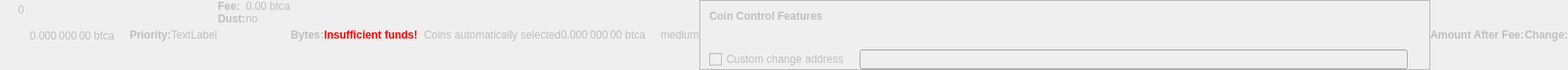
    <widget class="QWidget" name="dummyHideWidget" native="true">
     <property name="enabled">
      <bool>false</bool>
     </property>
     <property name="maximumSize">
      <size>
       <width>100</width>
       <height>22</height>
      </size>
     </property>
     <layout class="QHBoxLayout" name="dummyHideLayout">
      <property name="spacing">
       <number>0</number>
      </property>
      <property name="leftMargin">
       <number>0</number>
      </property>
      <property name="topMargin">
       <number>0</number>
      </property>
      <property name="rightMargin">
       <number>0</number>
      </property>
      <property name="bottomMargin">
       <number>0</number>
      </property>
      <item>
       <layout class="QFormLayout" name="formLayoutCoinControl1">
        <property name="horizontalSpacing">
         <number>10</number>
        </property>
        <property name="verticalSpacing">
         <number>14</number>
        </property>
        <property name="leftMargin">
         <number>10</number>
        </property>
        <property name="topMargin">
         <number>4</number>
        </property>
        <property name="rightMargin">
         <number>6</number>
        </property>
        <item row="0" column="1">
         <widget class="QLabel" name="labelCoinControlBytes">
          <property name="cursor">
           <cursorShape>IBeamCursor</cursorShape>
          </property>
          <property name="contextMenuPolicy">
           <enum>Qt::ActionsContextMenu</enum>
          </property>
          <property name="text">
           <string notr="true">0</string>
          </property>
          <property name="textInteractionFlags">
           <set>Qt::LinksAccessibleByMouse|Qt::TextSelectableByKeyboard|Qt::TextSelectableByMouse</set>
          </property>
         </widget>
        </item>
       </layout>
      </item>
      <item>
       <widget class="QLabel" name="labelCoinControlAfterFee">
        <property name="enabled">
         <bool>false</bool>
        </property>
        <property name="sizePolicy">
         <sizepolicy hsizetype="Fixed" vsizetype="Fixed">
          <horstretch>0</horstretch>
          <verstretch>0</verstretch>
         </sizepolicy>
        </property>
        <property name="minimumSize">
         <size>
          <width>111</width>
          <height>12</height>
         </size>
        </property>
        <property name="maximumSize">
         <size>
          <width>111</width>
          <height>12</height>
         </size>
        </property>
        <property name="cursor">
         <cursorShape>IBeamCursor</cursorShape>
        </property>
        <property name="contextMenuPolicy">
         <enum>Qt::ActionsContextMenu</enum>
        </property>
        <property name="text">
         <string notr="true">0.000 000 00 btca</string>
        </property>
        <property name="textInteractionFlags">
         <set>Qt::LinksAccessibleByMouse|Qt::TextSelectableByKeyboard|Qt::TextSelectableByMouse</set>
        </property>
       </widget>
      </item>
      <item>
       <widget class="QLabel" name="labelCoinControlPriorityText">
        <property name="enabled">
         <bool>false</bool>
        </property>
        <property name="font">
         <font>
          <weight>75</weight>
          <bold>true</bold>
         </font>
        </property>
        <property name="text">
         <string>Priority:</string>
        </property>
       </widget>
      </item>
      <item>
       <layout class="QHBoxLayout" name="horizontalLayout">
        <item>
         <widget class="QLabel" name="WarningLabel">
          <property name="text">
           <string>TextLabel</string>
          </property>
         </widget>
        </item>
       </layout>
      </item>
      <item>
       <layout class="QFormLayout" name="formLayoutCoinControl3">
        <property name="horizontalSpacing">
         <number>0</number>
        </property>
        <property name="verticalSpacing">
         <number>0</number>
        </property>
        <property name="leftMargin">
         <number>0</number>
        </property>
        <property name="topMargin">
         <number>0</number>
        </property>
        <property name="rightMargin">
         <number>0</number>
        </property>
        <item row="0" column="0">
         <widget class="QLabel" name="labelCoinControlFeeText">
          <property name="enabled">
           <bool>false</bool>
          </property>
          <property name="font">
           <font>
            <weight>75</weight>
            <bold>true</bold>
           </font>
          </property>
          <property name="text">
           <string>Fee:</string>
          </property>
          <property name="margin">
           <number>0</number>
          </property>
         </widget>
        </item>
        <item row="0" column="1">
         <widget class="QLabel" name="labelCoinControlFee">
          <property name="enabled">
           <bool>false</bool>
          </property>
          <property name="cursor">
           <cursorShape>IBeamCursor</cursorShape>
          </property>
          <property name="contextMenuPolicy">
           <enum>Qt::ActionsContextMenu</enum>
          </property>
          <property name="text">
           <string notr="true">0.00 btca</string>
          </property>
          <property name="textInteractionFlags">
           <set>Qt::LinksAccessibleByMouse|Qt::TextSelectableByKeyboard|Qt::TextSelectableByMouse</set>
          </property>
         </widget>
        </item>
        <item row="1" column="0">
         <widget class="QLabel" name="labelCoinControlLowOutputText">
          <property name="enabled">
           <bool>false</bool>
          </property>
          <property name="font">
           <font>
            <weight>75</weight>
            <bold>true</bold>
           </font>
          </property>
          <property name="text">
           <string>Dust:</string>
          </property>
         </widget>
        </item>
        <item row="1" column="1">
         <widget class="QLabel" name="labelCoinControlLowOutput">
          <property name="enabled">
           <bool>false</bool>
          </property>
          <property name="cursor">
           <cursorShape>IBeamCursor</cursorShape>
          </property>
          <property name="contextMenuPolicy">
           <enum>Qt::ActionsContextMenu</enum>
          </property>
          <property name="text">
           <string>no</string>
          </property>
          <property name="textInteractionFlags">
           <set>Qt::LinksAccessibleByMouse|Qt::TextSelectableByKeyboard|Qt::TextSelectableByMouse</set>
          </property>
         </widget>
        </item>
       </layout>
      </item>
      <item>
       <widget class="QLabel" name="labelCoinControlBytesText">
        <property name="enabled">
         <bool>false</bool>
        </property>
        <property name="font">
         <font>
          <weight>75</weight>
          <bold>true</bold>
         </font>
        </property>
        <property name="text">
         <string>Bytes:</string>
        </property>
       </widget>
      </item>
      <item>
       <layout class="QFormLayout" name="formLayoutCoinControl2">
        <property name="horizontalSpacing">
         <number>0</number>
        </property>
        <property name="verticalSpacing">
         <number>0</number>
        </property>
        <property name="leftMargin">
         <number>0</number>
        </property>
        <property name="topMargin">
         <number>0</number>
        </property>
        <property name="rightMargin">
         <number>0</number>
        </property>
       </layout>
      </item>
      <item>
       <layout class="QHBoxLayout" name="horizontalLayoutCoinControl2">
        <property name="spacing">
         <number>0</number>
        </property>
        <property name="bottomMargin">
         <number>0</number>
        </property>
       </layout>
      </item>
      <item>
       <widget class="QLabel" name="labelCoinControlInsuffFunds">
        <property name="enabled">
         <bool>false</bool>
        </property>
        <property name="minimumSize">
         <size>
          <width>0</width>
          <height>0</height>
         </size>
        </property>
        <property name="font">
         <font>
          <weight>75</weight>
          <bold>true</bold>
         </font>
        </property>
        <property name="styleSheet">
         <string notr="true">color:red;font-weight:bold;</string>
        </property>
        <property name="text">
         <string>Insufficient funds!</string>
        </property>
        <property name="margin">
         <number>5</number>
        </property>
       </widget>
      </item>
      <item>
       <layout class="QFormLayout" name="formLayoutCoinControl4">
        <property name="horizontalSpacing">
         <number>0</number>
        </property>
        <property name="verticalSpacing">
         <number>0</number>
        </property>
        <property name="leftMargin">
         <number>0</number>
        </property>
        <property name="topMargin">
         <number>0</number>
        </property>
        <property name="rightMargin">
         <number>0</number>
        </property>
       </layout>
      </item>
      <item>
       <widget class="QLabel" name="labelCoinControlChangeLabel">
        <property name="enabled">
         <bool>false</bool>
        </property>
        <property name="sizePolicy">
         <sizepolicy hsizetype="Preferred" vsizetype="Expanding">
          <horstretch>0</horstretch>
          <verstretch>0</verstretch>
         </sizepolicy>
        </property>
        <property name="minimumSize">
         <size>
          <width>0</width>
          <height>0</height>
         </size>
        </property>
        <property name="text">
         <string/>
        </property>
        <property name="margin">
         <number>3</number>
        </property>
       </widget>
      </item>
      <item>
       <widget class="QLabel" name="labelCoinControlAutomaticallySelected">
        <property name="enabled">
         <bool>false</bool>
        </property>
        <property name="sizePolicy">
         <sizepolicy hsizetype="Fixed" vsizetype="Fixed">
          <horstretch>0</horstretch>
          <verstretch>0</verstretch>
         </sizepolicy>
        </property>
        <property name="minimumSize">
         <size>
          <width>0</width>
          <height>0</height>
         </size>
        </property>
        <property name="maximumSize">
         <size>
          <width>240</width>
          <height>16777215</height>
         </size>
        </property>
        <property name="text">
         <string>Coins automatically selected</string>
        </property>
        <property name="margin">
         <number>5</number>
        </property>
       </widget>
      </item>
      <item>
       <widget class="QLabel" name="labelCoinControlChange">
        <property name="enabled">
         <bool>false</bool>
        </property>
        <property name="sizePolicy">
         <sizepolicy hsizetype="Fixed" vsizetype="Fixed">
          <horstretch>0</horstretch>
          <verstretch>0</verstretch>
         </sizepolicy>
        </property>
        <property name="minimumSize">
         <size>
          <width>111</width>
          <height>0</height>
         </size>
        </property>
        <property name="maximumSize">
         <size>
          <width>111</width>
          <height>16777215</height>
         </size>
        </property>
        <property name="cursor">
         <cursorShape>IBeamCursor</cursorShape>
        </property>
        <property name="contextMenuPolicy">
         <enum>Qt::ActionsContextMenu</enum>
        </property>
        <property name="text">
         <string notr="true">0.000 000 00 btca</string>
        </property>
        <property name="textInteractionFlags">
         <set>Qt::LinksAccessibleByMouse|Qt::TextSelectableByKeyboard|Qt::TextSelectableByMouse</set>
        </property>
       </widget>
      </item>
      <item>
       <widget class="QLabel" name="labelCoinControlPriority">
        <property name="enabled">
         <bool>false</bool>
        </property>
        <property name="cursor">
         <cursorShape>IBeamCursor</cursorShape>
        </property>
        <property name="contextMenuPolicy">
         <enum>Qt::ActionsContextMenu</enum>
        </property>
        <property name="text">
         <string>medium</string>
        </property>
        <property name="textInteractionFlags">
         <set>Qt::LinksAccessibleByMouse|Qt::TextSelectableByKeyboard|Qt::TextSelectableByMouse</set>
        </property>
       </widget>
      </item>
      <item>
       <widget class="QFrame" name="frameCoinControl">
        <property name="sizePolicy">
         <sizepolicy hsizetype="Expanding" vsizetype="Expanding">
          <horstretch>0</horstretch>
          <verstretch>0</verstretch>
         </sizepolicy>
        </property>
        <property name="maximumSize">
         <size>
          <width>16777215</width>
          <height>16777215</height>
         </size>
        </property>
        <property name="frameShape">
         <enum>QFrame::StyledPanel</enum>
        </property>
        <property name="frameShadow">
         <enum>QFrame::Sunken</enum>
        </property>
        <layout class="QVBoxLayout" name="verticalLayoutCoinControl2_2">
         <property name="spacing">
          <number>0</number>
         </property>
         <property name="leftMargin">
          <number>0</number>
         </property>
         <property name="topMargin">
          <number>0</number>
         </property>
         <property name="rightMargin">
          <number>0</number>
         </property>
         <property name="bottomMargin">
          <number>0</number>
         </property>
         <item>
          <layout class="QVBoxLayout" name="verticalLayoutCoinControl" stretch="0,0,0,1">
           <property name="spacing">
            <number>0</number>
           </property>
           <property name="leftMargin">
            <number>10</number>
           </property>
           <property name="topMargin">
            <number>10</number>
           </property>
           <item>
            <layout class="QHBoxLayout" name="horizontalLayoutCoinControl1">
             <property name="bottomMargin">
              <number>15</number>
             </property>
             <item>
              <widget class="QLabel" name="labelCoinControlFeatures">
               <property name="enabled">
                <bool>false</bool>
               </property>
               <property name="sizePolicy">
                <sizepolicy hsizetype="Preferred" vsizetype="Maximum">
                 <horstretch>0</horstretch>
                 <verstretch>0</verstretch>
                </sizepolicy>
               </property>
               <property name="font">
                <font>
                 <weight>75</weight>
                 <bold>true</bold>
                </font>
               </property>
               <property name="styleSheet">
                <string notr="true">font-weight:bold;</string>
               </property>
               <property name="text">
                <string>Coin Control Features</string>
               </property>
              </widget>
             </item>
            </layout>
           </item>
           <item>
            <widget class="QWidget" name="widgetCoinControl" native="true">
             <property name="sizePolicy">
              <sizepolicy hsizetype="Preferred" vsizetype="Preferred">
               <horstretch>0</horstretch>
               <verstretch>0</verstretch>
              </sizepolicy>
             </property>
             <property name="minimumSize">
              <size>
               <width>0</width>
               <height>0</height>
              </size>
             </property>
             <property name="styleSheet">
              <string notr="true"/>
             </property>
             <layout class="QHBoxLayout" name="horizontalLayoutCoinControl5_2">
              <property name="leftMargin">
               <number>0</number>
              </property>
              <property name="topMargin">
               <number>0</number>
              </property>
              <property name="rightMargin">
               <number>0</number>
              </property>
              <property name="bottomMargin">
               <number>0</number>
              </property>
              <item>
               <layout class="QHBoxLayout" name="horizontalLayoutCoinControl3">
                <property name="spacing">
                 <number>20</number>
                </property>
                <property name="topMargin">
                 <number>0</number>
                </property>
                <property name="bottomMargin">
                 <number>10</number>
                </property>
               </layout>
              </item>
             </layout>
            </widget>
           </item>
           <item>
            <layout class="QHBoxLayout" name="horizontalLayoutCoinControl4" stretch="0,0,0">
             <property name="spacing">
              <number>12</number>
             </property>
             <property name="sizeConstraint">
              <enum>QLayout::SetDefaultConstraint</enum>
             </property>
             <property name="topMargin">
              <number>5</number>
             </property>
             <property name="rightMargin">
              <number>5</number>
             </property>
             <item>
              <widget class="QCheckBox" name="checkBoxCoinControlChange">
               <property name="enabled">
                <bool>false</bool>
               </property>
               <property name="toolTip">
                <string>If this is activated, but the change address is empty or invalid, change will be sent to a newly generated address.</string>
               </property>
               <property name="text">
                <string>Custom change address</string>
               </property>
              </widget>
             </item>
             <item>
              <widget class="QValidatedLineEdit" name="lineEditCoinControlChange">
               <property name="enabled">
                <bool>false</bool>
               </property>
               <property name="sizePolicy">
                <sizepolicy hsizetype="Expanding" vsizetype="Fixed">
                 <horstretch>0</horstretch>
                 <verstretch>0</verstretch>
                </sizepolicy>
               </property>
              </widget>
             </item>
             <item>
              <widget class="QLabel" name="labelCoinControlChangeLabel_2">
               <property name="sizePolicy">
                <sizepolicy hsizetype="Preferred" vsizetype="Expanding">
                 <horstretch>0</horstretch>
                 <verstretch>0</verstretch>
                </sizepolicy>
               </property>
               <property name="minimumSize">
                <size>
                 <width>0</width>
                 <height>0</height>
                </size>
               </property>
               <property name="text">
                <string/>
               </property>
               <property name="margin">
                <number>3</number>
               </property>
              </widget>
             </item>
            </layout>
           </item>
           <item>
            <spacer name="verticalSpacerCoinControl">
             <property name="orientation">
              <enum>Qt::Vertical</enum>
             </property>
             <property name="sizeHint" stdset="0">
              <size>
               <width>800</width>
               <height>1</height>
              </size>
             </property>
            </spacer>
           </item>
          </layout>
         </item>
        </layout>
       </widget>
      </item>
      <item>
       <widget class="QLabel" name="labelCoinControlAfterFeeText">
        <property name="enabled">
         <bool>false</bool>
        </property>
        <property name="minimumSize">
         <size>
          <width>0</width>
          <height>0</height>
         </size>
        </property>
        <property name="maximumSize">
         <size>
          <width>16777215</width>
          <height>16777215</height>
         </size>
        </property>
        <property name="font">
         <font>
          <weight>75</weight>
          <bold>true</bold>
         </font>
        </property>
        <property name="text">
         <string>Amount After Fee:</string>
        </property>
        <property name="alignment">
         <set>Qt::AlignLeading|Qt::AlignLeft|Qt::AlignVCenter</set>
        </property>
        <property name="margin">
         <number>0</number>
        </property>
       </widget>
      </item>
      <item>
       <widget class="QLabel" name="labelCoinControlChangeText">
        <property name="enabled">
         <bool>false</bool>
        </property>
        <property name="sizePolicy">
         <sizepolicy hsizetype="Preferred" vsizetype="Preferred">
          <horstretch>0</horstretch>
          <verstretch>0</verstretch>
         </sizepolicy>
        </property>
        <property name="minimumSize">
         <size>
          <width>0</width>
          <height>0</height>
         </size>
        </property>
        <property name="maximumSize">
         <size>
          <width>16777215</width>
          <height>16777215</height>
         </size>
        </property>
        <property name="font">
         <font>
          <weight>75</weight>
          <bold>true</bold>
         </font>
        </property>
        <property name="text">
         <string>Change:</string>
        </property>
        <property name="alignment">
         <set>Qt::AlignLeading|Qt::AlignLeft|Qt::AlignVCenter</set>
        </property>
       </widget>
      </item>
     </layout>
    </widget>
